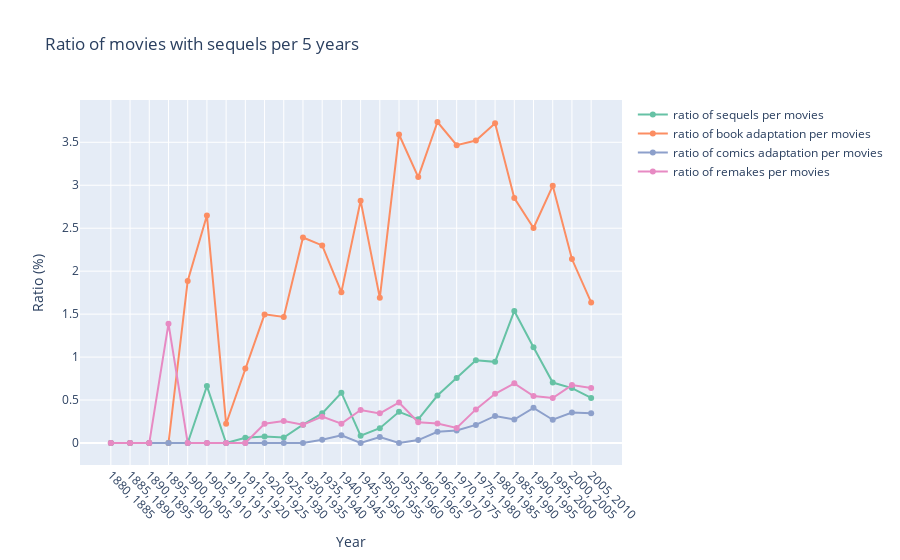

Source (notebook cell):
### Markdown cell above
$$
\text{Ratio} = \frac{\text{nb of movie with sequel per 5 year}}{\text{nb of movie per 5 year}}
$$

### Code cell
from src.models.movie_counter import get_ratio_movie_figure

fig = get_ratio_movie_figure(movie_frames_old)
fig.write_html("results/ratio_movie_figure_1880_2010.html")
fig
